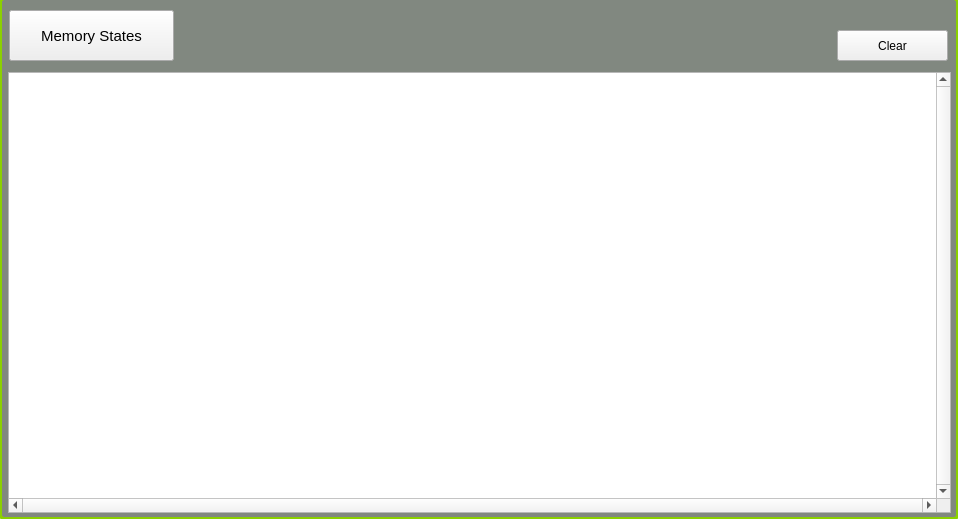
    <widget class="QWidget" name="tab_4">
     <property name="sizePolicy">
      <sizepolicy hsizetype="Fixed" vsizetype="Fixed">
       <horstretch>0</horstretch>
       <verstretch>0</verstretch>
      </sizepolicy>
     </property>
     <property name="minimumSize">
      <size>
       <width>958</width>
       <height>519</height>
      </size>
     </property>
     <property name="maximumSize">
      <size>
       <width>958</width>
       <height>519</height>
      </size>
     </property>
     <attribute name="title">
      <string>Memory</string>
     </attribute>
     <widget class="QGroupBox" name="gbMemory">
      <property name="geometry">
       <rect>
        <x>-1</x>
        <y>-3</y>
        <width>960</width>
        <height>523</height>
       </rect>
      </property>
      <property name="sizePolicy">
       <sizepolicy hsizetype="Fixed" vsizetype="Fixed">
        <horstretch>0</horstretch>
        <verstretch>0</verstretch>
       </sizepolicy>
      </property>
      <property name="minimumSize">
       <size>
        <width>960</width>
        <height>523</height>
       </size>
      </property>
      <property name="maximumSize">
       <size>
        <width>960</width>
        <height>523</height>
       </size>
      </property>
      <property name="styleSheet">
       <string notr="true">QGroupBox#gbMemory{
	background-color: rgb(129, 136, 128);
    border: 3px solid rgb(139,209,0);
    border-radius:5px;
}</string>
      </property>
      <property name="title">
       <string/>
      </property>
      <widget class="QTextEdit" name="teMemory">
       <property name="geometry">
        <rect>
         <x>9</x>
         <y>75</y>
         <width>943</width>
         <height>441</height>
        </rect>
       </property>
       <property name="sizePolicy">
        <sizepolicy hsizetype="Fixed" vsizetype="Fixed">
         <horstretch>0</horstretch>
         <verstretch>0</verstretch>
        </sizepolicy>
       </property>
       <property name="minimumSize">
        <size>
         <width>943</width>
         <height>441</height>
        </size>
       </property>
       <property name="maximumSize">
        <size>
         <width>943</width>
         <height>441</height>
        </size>
       </property>
       <property name="font">
        <font>
         <pointsize>10</pointsize>
        </font>
       </property>
       <property name="focusPolicy">
        <enum>Qt::NoFocus</enum>
       </property>
       <property name="verticalScrollBarPolicy">
        <enum>Qt::ScrollBarAlwaysOn</enum>
       </property>
       <property name="horizontalScrollBarPolicy">
        <enum>Qt::ScrollBarAlwaysOn</enum>
       </property>
       <property name="autoFormatting">
        <set>QTextEdit::AutoNone</set>
       </property>
       <property name="lineWrapMode">
        <enum>QTextEdit::NoWrap</enum>
       </property>
       <property name="html">
        <string notr="true">&lt;!DOCTYPE HTML PUBLIC &quot;-//W3C//DTD HTML 4.0//EN&quot; &quot;http://www.w3.org/TR/REC-html40/strict.dtd&quot;&gt;
&lt;html&gt;&lt;head&gt;&lt;meta name=&quot;qrichtext&quot; content=&quot;1&quot; /&gt;&lt;style type=&quot;text/css&quot;&gt;
p, li { white-space: pre-wrap; }
&lt;/style&gt;&lt;/head&gt;&lt;body style=&quot; font-family:'MS Shell Dlg 2'; font-size:10pt; font-weight:400; font-style:normal;&quot;&gt;
&lt;p style=&quot;-qt-paragraph-type:empty; margin-top:0px; margin-bottom:0px; margin-left:0px; margin-right:0px; -qt-block-indent:0; text-indent:0px; font-family:'Sans Serif';&quot;&gt;&lt;br /&gt;&lt;/p&gt;&lt;/body&gt;&lt;/html&gt;</string>
       </property>
       <property name="textInteractionFlags">
        <set>Qt::NoTextInteraction</set>
       </property>
      </widget>
      <widget class="QPushButton" name="memoryStatesBut">
       <property name="geometry">
        <rect>
         <x>10</x>
         <y>13</y>
         <width>165</width>
         <height>51</height>
        </rect>
       </property>
       <property name="sizePolicy">
        <sizepolicy hsizetype="Fixed" vsizetype="Fixed">
         <horstretch>0</horstretch>
         <verstretch>0</verstretch>
        </sizepolicy>
       </property>
       <property name="minimumSize">
        <size>
         <width>165</width>
         <height>51</height>
        </size>
       </property>
       <property name="maximumSize">
        <size>
         <width>165</width>
         <height>51</height>
        </size>
       </property>
       <property name="font">
        <font>
         <pointsize>11</pointsize>
        </font>
       </property>
       <property name="text">
        <string>Memory States</string>
       </property>
      </widget>
      <widget class="QPushButton" name="memoryClearBut">
       <property name="geometry">
        <rect>
         <x>838</x>
         <y>33</y>
         <width>111</width>
         <height>31</height>
        </rect>
       </property>
       <property name="sizePolicy">
        <sizepolicy hsizetype="Fixed" vsizetype="Fixed">
         <horstretch>0</horstretch>
         <verstretch>0</verstretch>
        </sizepolicy>
       </property>
       <property name="minimumSize">
        <size>
         <width>111</width>
         <height>31</height>
        </size>
       </property>
       <property name="maximumSize">
        <size>
         <width>111</width>
         <height>31</height>
        </size>
       </property>
       <property name="text">
        <string>Clear</string>
       </property>
      </widget>
     </widget>
    </widget>
